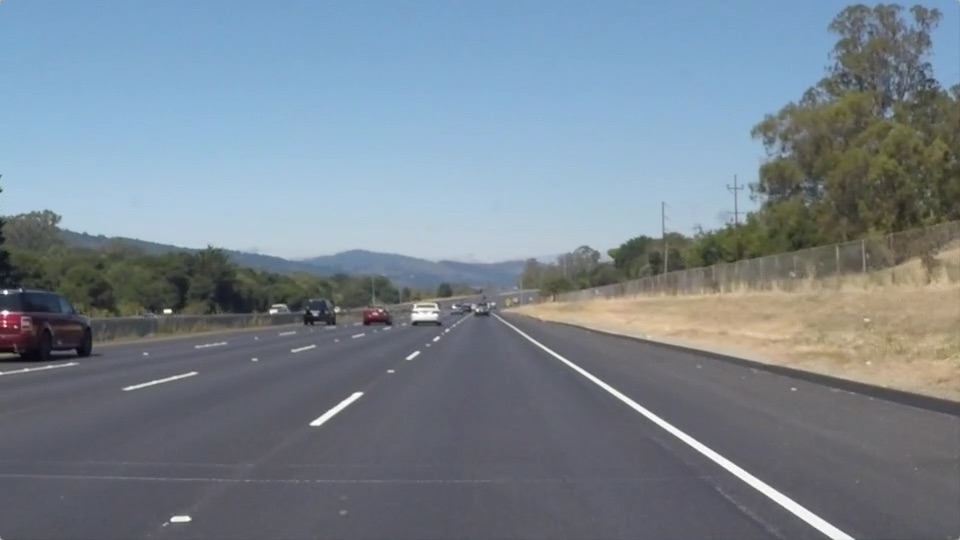
#> input picture test_images/solidWhiteRight.jpg, 960 x 540 px
$ jupyter execute --allow-errors P1.ipynb   (shell and % lines are left out)
#> lines starting #> are read from the running program, lines starting #| are printed output that depends on the picture; after the words box and inside, x2 and y2 are one past the last pixel; in counts of white or black regions, pixels touching at a corner belong together
# Self-Driving Car Engineer Nanodegree

## Project: **Finding Lane Lines on the Road**
***
In this project, you will use the tools you learned about in the lesson to identify lane lines on the road.  You can develop your pipeline on a series of individual images, and later apply the result to a video stream (really just a series of images). Check out the video clip "raw-lines-example.mp4" (also contained in this repository) to see what the output should look like after using the helper functions below.

Once you have a result that looks roughly like "raw-lines-example.mp4", you'll need to get creative and try to average and/or extrapolate the line segments you've detected to map out the full extent of the lane lines.  You can see an example of the result you're going for in the video "P1_example.mp4".  Ultimately, you would like to draw just one line for the left side of the lane, and one for the right.

In addition to implementing code, there is a brief writeup to complete. The writeup should be completed in a separate file, which can be either a markdown file or a pdf document. There is a [write up template](https://github.com/udacity/CarND-LaneLines-P1/blob/master/writeup_template.md) that can be used to guide the writing process. Completing both the code in the Ipython notebook and the writeup template will cover all of the [rubric points](https://review.udacity.com/#!/rubrics/322/view) for this project.

---
Let's have a look at our first image called 'test_images/solidWhiteRight.jpg'.  Run the 2 cells below (hit Shift-Enter or the "play" button above) to display the image.

**Note: If, at any point, you encounter frozen display windows or other confounding issues, you can always start again with a clean slate by going to the "Kernel" menu above and selecting "Restart & Clear Output".**

---

**The tools you have are color selection, region of interest selection, grayscaling, Gaussian smoothing, Canny Edge Detection and Hough Tranform line detection.  You  are also free to explore and try other techniques that were not presented in the lesson.  Your goal is piece together a pipeline to detect the line segments in the image, then average/extrapolate them and draw them onto the image for display (as below).  Once you have a working pipeline, try it out on the video stream below.**

---

<figure>

 <figcaption>
 <p></p>
 <p style="text-align: center;"> Your output should look something like this (above) after detecting line segments using the helper functions below </p>
 </figcaption>
</figure>
 <p></p>
<figure>

 <figcaption>
 <p></p>
 <p style="text-align: center;"> Your goal is to connect/average/extrapolate line segments to get output like this</p>
 </figcaption>
</figure>

**Run the cell below to import some packages.  If you get an `import error` for a package you've already installed, try changing your kernel (select the Kernel menu above --> Change Kernel).  Still have problems?  Try relaunching Jupyter Notebook from the terminal prompt.  Also, consult the forums for more troubleshooting tips.**

## Import Packages

[cell 1]
#importing some useful packages
import matplotlib.pyplot as plt
import matplotlib.image as mpimg
import numpy as np
import cv2

## Read in an Image

[cell 2]
#reading in an image
image = mpimg.imread('test_images/solidWhiteRight.jpg')
#> image is the input picture: shape (540, 960, 3); mean R, G, B 120.3, 132.6, 143.7

#printing out some stats and plotting
print('This image is:', type(image), 'with dimensions:', image.shape)
#| This image is: <class 'numpy.ndarray'> with dimensions: (540, 960, 3)
plt.imshow(image)  # if you wanted to show a single color channel image called 'gray', for example, call as plt.imshow(gray, cmap='gray')

## Ideas for Lane Detection Pipeline

**Some OpenCV functions (beyond those introduced in the lesson) that might be useful for this project are:**

`cv2.inRange()` for color selection
`cv2.fillPoly()` for regions selection
`cv2.line()` to draw lines on an image given endpoints
`cv2.addWeighted()` to coadd / overlay two images
`cv2.cvtColor()` to grayscale or change color
`cv2.imwrite()` to output images to file
`cv2.bitwise_and()` to apply a mask to an image

**Check out the OpenCV documentation to learn about these and discover even more awesome functionality!**

## Helper Functions

Below are some helper functions to help get you started. They should look familiar from the lesson!

[cell 3]
import math

def grayscale(img):
    """Applies the Grayscale transform
    This will return an image with only one color channel
    but NOTE: to see the returned image as grayscale
    (assuming your grayscaled image is called 'gray')
    you should call plt.imshow(gray, cmap='gray')"""
    return cv2.cvtColor(img, cv2.COLOR_RGB2GRAY)
    # Or use BGR2GRAY if you read an image with cv2.imread()
    # return cv2.cvtColor(img, cv2.COLOR_BGR2GRAY)

def canny(img, low_threshold, high_threshold):
    """Applies the Canny transform"""
    return cv2.Canny(img, low_threshold, high_threshold)

def gaussian_blur(img, kernel_size):
    """Applies a Gaussian Noise kernel"""
    return cv2.GaussianBlur(img, (kernel_size, kernel_size), 0)

def region_of_interest(img, vertices):
    """
    Applies an image mask.

    Only keeps the region of the image defined by the polygon
    formed from `vertices`. The rest of the image is set to black.
    `vertices` should be a numpy array of integer points.
    """
    #defining a blank mask to start with
    mask = np.zeros_like(img)

    #defining a 3 channel or 1 channel color to fill the mask with depending on the input image
    if len(img.shape) > 2:
        channel_count = img.shape[2]  # i.e. 3 or 4 depending on your image
        ignore_mask_color = (255,) * channel_count
    else:
        ignore_mask_color = 255

    #filling pixels inside the polygon defined by "vertices" with the fill color
    cv2.fillPoly(mask, vertices, ignore_mask_color)

    #returning the image only where mask pixels are nonzero
    masked_image = cv2.bitwise_and(img, mask)
    return masked_image


def extract_line(image):
    """
    `image` should preferably be the output of Hough Lines

    Returns the coordinates of the Line of Best Fit for all the nonzero pixels in the `image`
    """
    width = image.shape[1]
    height = image.shape[0]

    nonzero = image.nonzero()
    nonzero_x = np.array(nonzero[1])
    nonzero_y = np.array(nonzero[0])

    line_fit = np.polyfit(nonzero_y, nonzero_x, 1)

    Y = (0, height-1)

    y=Y[0]
    y_top = y
    x_top = line_fit[0]*y + line_fit[1]

    y=Y[1]
    y_bottom = y
    x_bottom = line_fit[0]*y + line_fit[1]

    return (x_top, y_top, x_bottom, y_bottom)


def draw_lines(img, lines, color=[255, 0, 0], thickness=2):
    """
    NOTE: this is the function you might want to use as a starting point once you want to
    average/extrapolate the line segments you detect to map out the full
    extent of the lane (going from the result shown in raw-lines-example.mp4
    to that shown in P1_example.mp4).

    Think about things like separating line segments by their
    slope ((y2-y1)/(x2-x1)) to decide which segments are part of the left
    line vs. the right line.  Then, you can average the position of each of
    the lines and extrapolate to the top and bottom of the lane.

    This function draws `lines` with `color` and `thickness`.
    Lines are drawn on the image inplace (mutates the image).
    If you want to make the lines semi-transparent, think about combining
    this function with the weighted_img() function below
    """

    for line in lines:
        for x1,y1,x2,y2 in line:
            cv2.line(img, (x1, y1), (x2, y2), color, thickness)


def hough_lines(img, rho, theta, threshold, min_line_len, max_line_gap):
    """
    `img` should be the output of a Canny transform.

    Returns an image with hough lines drawn.
    """
    lines = cv2.HoughLinesP(img, rho, theta, threshold, np.array([]), minLineLength=min_line_len,
                            maxLineGap=max_line_gap)
    line_img = np.zeros((img.shape[0], img.shape[1], 3), dtype=np.uint8)
    draw_lines(line_img, lines)
    return line_img

# Python 3 has support for cool math symbols.

def weighted_img(img, initial_img, α=0.8, β=1., γ=0.):
    """
    `img` is the output of the hough_lines(), An image with lines drawn on it.
    Should be a blank image (all black) with lines drawn on it.

    `initial_img` should be the image before any processing.

    The result image is computed as follows:

    initial_img * α + img * β + γ
    NOTE: initial_img and img must be the same shape!
    """
    return cv2.addWeighted(initial_img, α, img, β, γ)

def plot_images(images:list,nrows,ncols,cmap_type:list = None,image_titles:list = None,axis = 0,width = 20, height = 10,save_plot = 0,filename = None):
    """
    Generates subplots and optionally saves them as well.
    """
    total_images = len(images)

    if image_titles == None:
        image_titles = ["Image #"+str(i+1) for i in range(total_images)]

    if cmap_type == None:
        cmap_type = [None for i in range(total_images)]

    if len(image_titles) != total_images and len(cmap_type) != total_images:
        raise ValueError("The variables - 'cmap_type' and 'image_titles' should have equal number of values as 'images'")

    fig,axes = plt.subplots(nrows, ncols, figsize=(width,height))

    if axis == 0:
        for ax in axes.flatten():
            ax.axis('off')

    count = 0

    for i in range(nrows):
        for j in range(ncols):

            if count < total_images:
                axes[i,j].imshow(images[count],cmap = cmap_type[count])
                axes[i,j].set_title(image_titles[count])
            else:
                break

            count+=1

    if save_plot == 1:
        fig.savefig("test_images_output/"+str(filename))

## Test Images

Build your pipeline to work on the images in the directory "test_images"
**You should make sure your pipeline works well on these images before you try the videos.**

[cell 4]
import os
test_images_root_directory = "test_images/"
image_paths = os.listdir(test_images_root_directory)
test_images = [[],[]]
for i in range(len(image_paths)):
    test_images[0].append(mpimg.imread(test_images_root_directory+image_paths[i]))
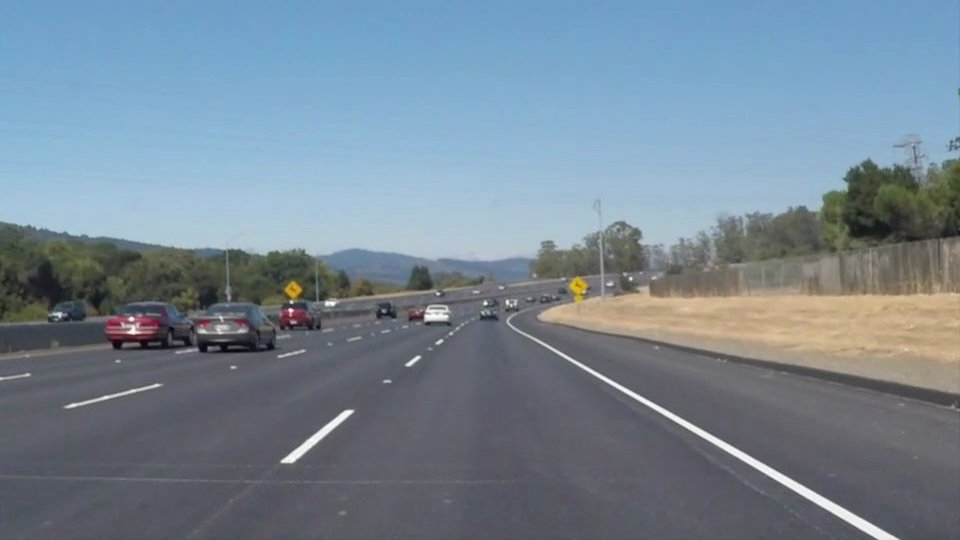
#> input picture test_images/solidWhiteCurve.jpg, 960 x 540 px
    test_images[1].append(image_paths[i][:-4])

[cell 5]
"""DISPLAY ALL TEST IMAGES"""

plot_images(test_images[0],2,3,None,test_images[1])

## Build a Lane Finding Pipeline

Build the pipeline and run your solution on all test_images. Make copies into the `test_images_output` directory, and you can use the images in your writeup report.

Try tuning the various parameters, especially the low and high Canny thresholds as well as the Hough lines parameters.

[cell 6]
# TODO: Build your pipeline that will draw lane lines on the test_images
# then save them to the test_images_output directory.

def test_pipeline(image, filename = None, save_plot = 0):

#> called with filename = 'solidYellowCurve', save_plot = 0
    output_plots = []

    height = image.shape[0]
    width = image.shape[1]

    """INITIALIZING - Plotting Test Image"""
    output_plots.append([image,None,"%s %s"%(filename,str(image.shape))])

    """STEP #1 - Grayscale Conversion"""
    gray = grayscale(image)
    output_plots.append([gray,'gray',"Grayscale %s"%str(gray.shape)])

    """STEP #2 - Gaussian Blur Filter"""
    smooth_image = gaussian_blur(gray,3)
    output_plots.append([smooth_image,'gray', "Filtered - Gaussian Blur"])

    """STEP #3 - Canny Image Filter"""
    canny_image = canny(smooth_image,200,255)
    output_plots.append([canny_image, 'gray', "Filtered - Canny Image"])

    """STEP #4 - ROI Definition"""
    left_bottom = [int(0.125*width), height-1]
    right_bottom = [int(0.958*width), left_bottom[1]]
    top_left = [int(0.458*width), int(0.6*height)]
    top_right = [int(0.542*width),top_left[1]]

    x = [left_bottom[0], right_bottom[0], top_right[0], top_left[0], left_bottom[0]]
    y = [left_bottom[1], right_bottom[1], top_right[1], top_left[1], left_bottom[1]]

    roi_plot_lines = [
        [
            [x[0],y[0],x[1],y[1]],
            [x[1],y[1],x[2],y[2]],
            [x[2],y[2],x[3],y[3]],
            [x[3],y[3],x[4],y[4]]
        ]
    ]

    roi_plot_image = cv2.cvtColor(np.copy(canny_image), cv2.COLOR_GRAY2RGB)
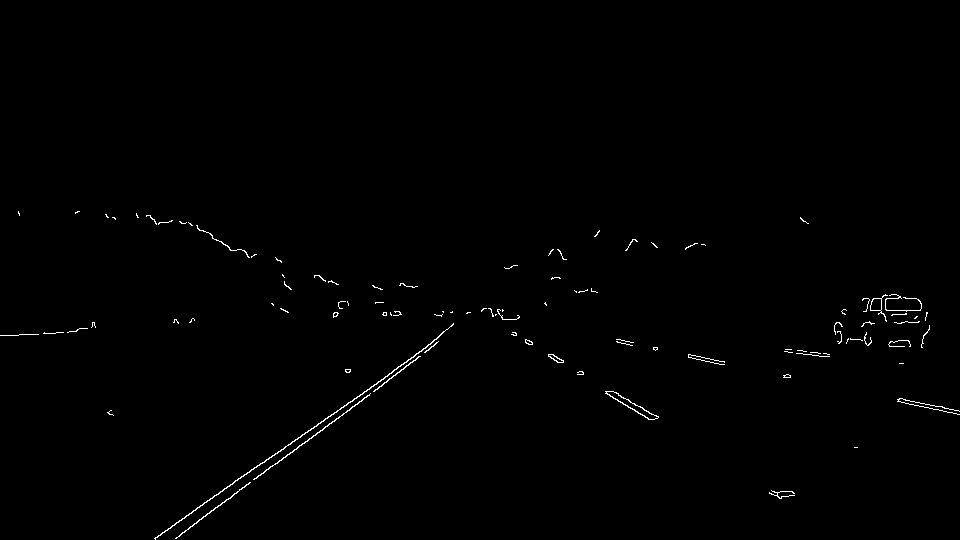
#> roi_plot_image: shape (540, 960, 3); 0.56% white in thin lines or dots, all inside (x1, y1, x2, y2) = (0, 211, 960, 540)
    draw_lines(roi_plot_image,roi_plot_lines,[255, 0, 0],3)
    output_plots.append([roi_plot_image, None, "ROI Definition"])

    roi_vertices = np.array([
                            [
                                [left_bottom[0] , left_bottom[1]],
                                [top_left[0] , top_left[1]],
                                [top_right[0] , top_right[1]],
                                [right_bottom[0],right_bottom[1]],
                                [left_bottom[0] , left_bottom[1]]
                            ]
                        ])


    """STEP #5 - ROI Filter"""
    roi = region_of_interest(canny_image,roi_vertices)
    output_plots.append([roi, 'gray', "Filtered - ROI"])

    """STEP #6 - Finiding Hough Lines"""
    hough_lines_img = hough_lines(roi, 2, np.pi/180, 40, 20, 20)
#> in hough_lines, `lines = cv2.HoughLinesP(img, rho, theta, threshold, np.array([]), minL..`: lines = [[220, 505, 438, 341], [154, 538, 425, 348], [605, 393, 638, 413], [612, 391, 658, 417], [175, 538, 237, 492], [515, 332, 581, 374], [608, 394, 649, 419], [194, 523, 369, 395], [511, 334, 560, 362], [155, 537, 302, 434], [362, 394, 439, 336], [557, 358, 582, 374]]
#> the loop in draw_lines (call 2), `for line in lines:` made 12 passes
    output_plots.append([hough_lines_img, 'gray', "Transformation - Hough Lines"])

    """STEP #7 - Interpolating and Plotting Lane Lines"""
    middle_x = int(((top_left[0]+top_right[0])/2)) # To help split the image in left and right side

    cropped_image_left = hough_lines_img[top_left[1]:left_bottom[1],left_bottom[0]:middle_x]
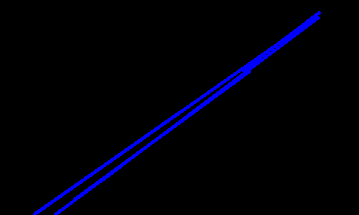
#> cropped_image_left: shape (215, 359, 3); mean B, G, R 8.2, 0, 0
    output_plots.append([cropped_image_left, 'gray', "Cropped Image - Left Lane Hough Lines"])

    cropped_image_right = hough_lines_img[top_left[1]:left_bottom[1],middle_x:right_bottom[0]]
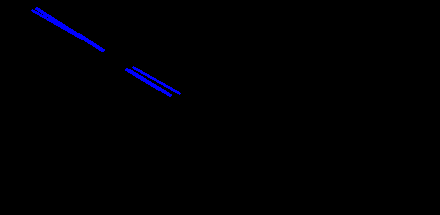
#> cropped_image_right: shape (215, 440, 3); mean B, G, R 2, 0, 0
    output_plots.append([cropped_image_right, 'gray', "Cropped Image - Right Lane Hough Lines"])

    extrapolated_lines_plot = np.zeros((height, width, 3), dtype=np.uint8) # Blank Image of the size of original image

    x1,y1,x2,y2 = extract_line(cropped_image_left) # Coordinates of the Left Lane Line
#> in extract_line, `nonzero_x = np.array(nonzero[1])`: nonzero_x = 2468 values, max 320 at index 5, min 33 at index 2448, mean 181.7
#> in extract_line, `nonzero_y = np.array(nonzero[0])`: nonzero_y = 2468 values from 11 to 214
#> in extract_line, `line_fit = np.polyfit(nonzero_y, nonzero_x, 1)`: line_fit = [-1.38, 340.1]
#> in extract_line, `x_top = line_fit[0]*y + line_fit[1]`: x_top = 340.1
#> in extract_line, `x_bottom = line_fit[0]*y + line_fit[1]`: x_bottom = 44.86
#> x1 = 340.1; y1 = 0; x2 = 44.86; y2 = 214
    extrapolated_lines_left = [[[int(x1+left_bottom[0]),int(y1+top_left[1]),int(x2+left_bottom[0]),int(y2+top_left[1])]]]
#> extrapolated_lines_left = [[[460, 324, 164, 538]]]
    draw_lines(extrapolated_lines_plot,extrapolated_lines_left,[255, 0, 0],10) #Left Lane Line plotted on the Blank Image

    x1,y1,x2,y2 = extract_line(cropped_image_right) # Coordinates of the Right Lane Line
#> x1 = 20.78; x2 = 365.7
    extrapolated_lines_right = [[[int(x1+middle_x),int(y1+top_left[1]),int(x2+middle_x),int(y2+top_left[1])]]]
#> extrapolated_lines_right = [[[499, 324, 844, 538]]]
    draw_lines(extrapolated_lines_plot,extrapolated_lines_right,[255, 0, 0],10) #Right Lane Line plotted on the Blank Image
#> call 4 of draw_lines, with thickness = 10
#> the loop in draw_lines (call 4), `for line in lines:` made 1 pass
#> after the loop in draw_lines (call 4), `for line in lines:`:
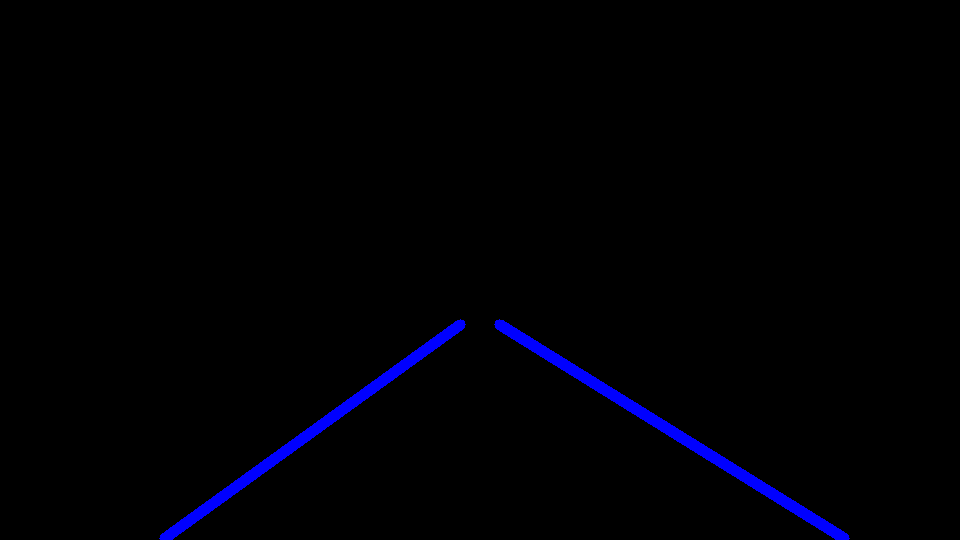
#> img: shape (540, 960, 3); mean B, G, R 4.3, 0, 0

    output_plots.append([extrapolated_lines_plot, None, "Interpolated Lane Lines"])

    """STEP #8 - Plotting Lane Lines on the Road"""
    final = weighted_img(image, extrapolated_lines_plot, α=0.8, β=1., γ=0.)
#> in weighted_img, `return cv2.addWeighted(initial_img, α, img, β, γ)`:
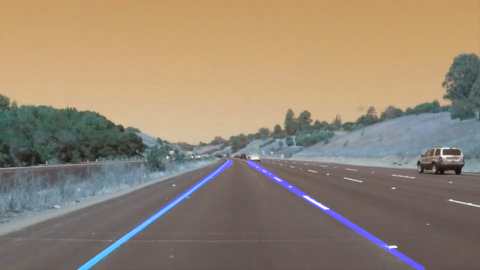
#> returned value: shape (540, 960, 3) (shown at 1/2 size); mean of channels 0, 1, 2 114.9, 133.4, 149; drawn as B, G, R
    output_plots.append([final, None, "Lane Lines Detected on the Road"])

    """DISPLAY OUTPUTS"""
    images = [item[0] for item in output_plots]
#> images = 11 items
    cmap_titles = [item[1] for item in output_plots]
#> cmap_titles = 11 items
    image_titles = [item[2] for item in output_plots]
#> image_titles = 11 items, first 6: 'solidYellowCurve (540, 960, 3)', 'Grayscale (540, 960)', 'Filtered - Gaussian Blur', 'Filtered - Canny Image', 'ROI Definition', 'Filtered - ROI'
    plot_images(images,4,3,cmap_titles,image_titles,0,25,20,save_plot,filename)

[cell 7]
"""TESTING PIPELINE"""

image_index = 2
image = np.copy(test_images[0][image_index])
filename = test_images[1][image_index]
test_pipeline(image,filename)
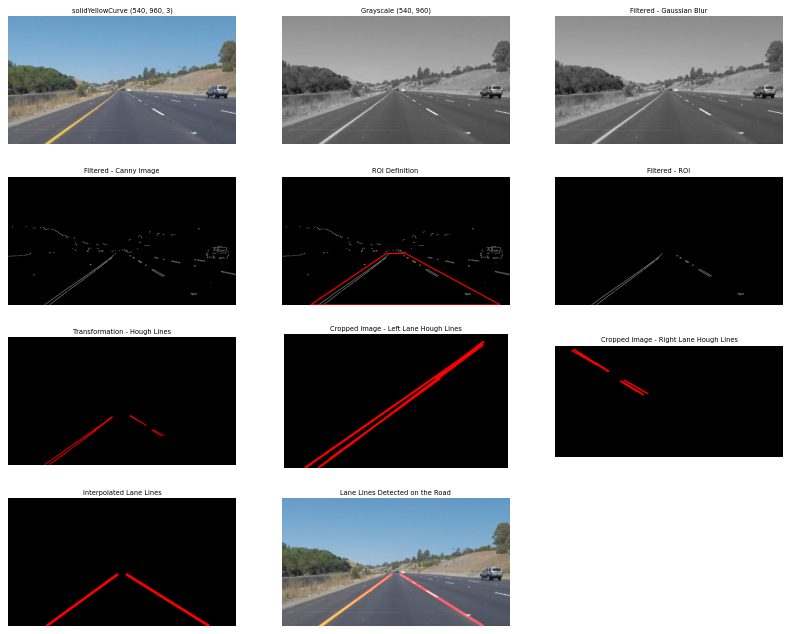
#> figure drawn by matplotlib, 11 panels; B, G, R data is drawn as R, G, B
